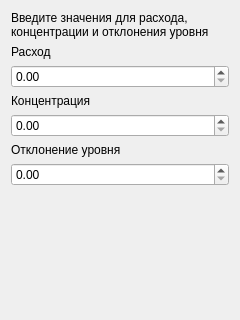
<?xml version="1.0" encoding="UTF-8"?>
<ui version="4.0">
 <class>addNumDialog</class>
 <widget class="QDialog" name="addNumDialog">
  <property name="geometry">
   <rect>
    <x>0</x>
    <y>0</y>
    <width>240</width>
    <height>320</height>
   </rect>
  </property>
  <property name="windowTitle">
   <string>Добавить данные</string>
  </property>
  <layout class="QVBoxLayout" name="verticalLayout_2">
   <item>
    <layout class="QVBoxLayout" name="verticalLayout">
     <item>
      <widget class="QLabel" name="label">
       <property name="text">
        <string>Введите значения для расхода, концентрации и отклонения уровня</string>
       </property>
       <property name="wordWrap">
        <bool>true</bool>
       </property>
      </widget>
     </item>
     <item>
      <widget class="QLabel" name="consumLabel">
       <property name="text">
        <string>Расход</string>
       </property>
      </widget>
     </item>
     <item>
      <widget class="QDoubleSpinBox" name="consumSpinBox"/>
     </item>
     <item>
      <widget class="QLabel" name="concLabel">
       <property name="text">
        <string>Концентрация</string>
       </property>
      </widget>
     </item>
     <item>
      <widget class="QDoubleSpinBox" name="concSpinBox"/>
     </item>
     <item>
      <widget class="QLabel" name="levelLabel">
       <property name="text">
        <string>Отклонение уровня</string>
       </property>
      </widget>
     </item>
     <item>
      <widget class="QDoubleSpinBox" name="levelSpinBox"/>
     </item>
     <item>
      <spacer name="verticalSpacer">
       <property name="orientation">
        <enum>Qt::Orientation::Vertical</enum>
       </property>
       <property name="sizeHint" stdset="0">
        <size>
         <width>20</width>
         <height>40</height>
        </size>
       </property>
      </spacer>
     </item>
    </layout>
   </item>
   <item>
    <layout class="QHBoxLayout" name="horizontalLayout">
     <item>
      <spacer name="horizontalSpacer">
       <property name="orientation">
        <enum>Qt::Orientation::Horizontal</enum>
       </property>
       <property name="sizeHint" stdset="0">
        <size>
         <width>40</width>
         <height>20</height>
        </size>
       </property>
      </spacer>
     </item>
     <item>
      <widget class="QDialogButtonBox" name="buttonBox">
       <property name="orientation">
        <enum>Qt::Orientation::Horizontal</enum>
       </property>
      </widget>
     </item>
    </layout>
   </item>
  </layout>
 </widget>
 <resources/>
 <connections>
  <connection>
   <sender>buttonBox</sender>
   <signal>accepted()</signal>
   <receiver>addNumDialog</receiver>
   <slot>accept()</slot>
   <hints>
    <hint type="sourcelabel">
     <x>248</x>
     <y>254</y>
    </hint>
    <hint type="destinationlabel">
     <x>157</x>
     <y>274</y>
    </hint>
   </hints>
  </connection>
  <connection>
   <sender>buttonBox</sender>
   <signal>rejected()</signal>
   <receiver>addNumDialog</receiver>
   <slot>reject()</slot>
   <hints>
    <hint type="sourcelabel">
     <x>316</x>
     <y>260</y>
    </hint>
    <hint type="destinationlabel">
     <x>286</x>
     <y>274</y>
    </hint>
   </hints>
  </connection>
 </connections>
</ui>
